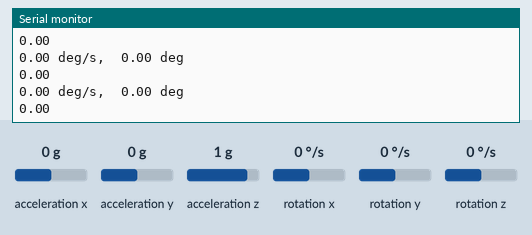
Simulated run of this sketch. Board: Arduino Uno, built with avr-gcc and run on an emulated ATmega328P. On the bench: the last lines printed to the serial monitor. Wiring (inferred from the names in the program): MPU-6050 motion sensor at I2C address 0x68. The inputs (shaded band) are chosen by the test bench; at power-on: rotation x 0 °/s, acceleration x 0 g, acceleration y 0 g, acceleration z 1 g, rotation y 0 °/s, rotation z 0 °/s.

Above: at 1.2 s.
1.3 s: rotation x set to -192 °/s
At 2.2 s:
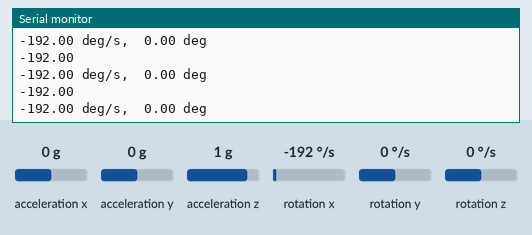
2.8 s: rotation x set to -100 °/s
At 3.7 s:
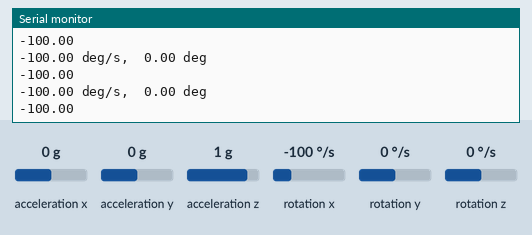
4.3 s: rotation x set to 0 °/s
At 5.0 s:
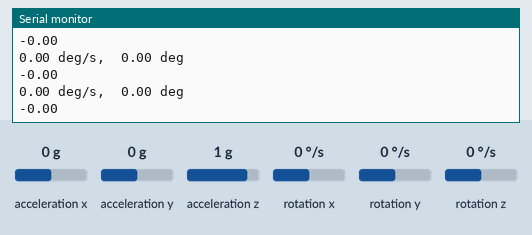
Timing chart, 0 to 7.3 s (numbered marks = the images above; inputs shaded):
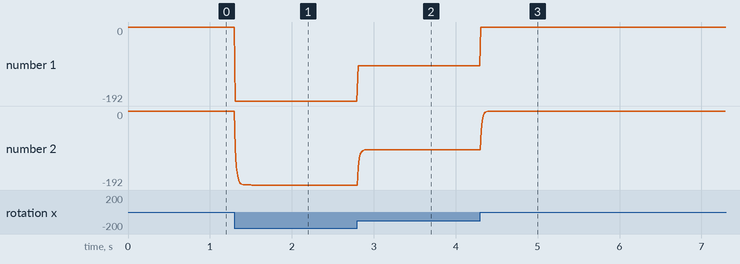

Measured:
- after the input at 1.3 s, the serial monitor: prints a new line at once (image 1)
- after the input at 2.8 s, the serial monitor: prints a new line at once (image 2)
- after the input at 4.3 s, the serial monitor: prints a new line at once (image 3)
- plotted number 1: 0 → -192 after the input at 1.3 s, -192 → -100 after the input at 2.8 s
- plotted number 2: 0 → -192 after the input at 1.3 s, -192 → -100 after the input at 2.8 s

The sketch:

sekibun.ino
```cpp
#include <Wire.h>
#define MS 10

void setup() {
  // omajinai begin
  Serial.begin(115200); //シリアル通信のデータ転送レートを設定しポート開放
  Serial.println("--- Started ---");

  Wire.begin();         //I2C通信開始
  // センサ開始動作
  Wire.beginTransmission(0x68); //アドレス0x68指定でMPU-6050を選択、送信処理開始
  Wire.write(0x6B);             //MPU6050_PWR_MGMT_1レジスタのアドレス指定
  Wire.write(0x00);             //0を書き込むことでセンサ動作開始
  Wire.endTransmission();       //スレーブデバイスに対する送信を完了
  // omajinai end
}

float degree = 0;

int i = 0;

// gx_bias = 0.0271;
//
float gx_bias = 0;

void loop() {

  // omajinai begin
  // スタートアドレスの設定とデータの要求処理
  Wire.beginTransmission(0x68);     //アドレス0x68指定でMPU-6050を選択、送信処理開始
  Wire.write(0x3B);                 //ACCEL_XOUT_Hレジスタのアドレス指定
  Wire.endTransmission(false);      //false設定で接続維持
  Wire.requestFrom(0x68, 14, true); //MPU-6050に対して14byte分データを要求、I2Cバス開放

  int16_t ax, ay, az, gx, gy, gz, Temp; //符号付き整数を格納する16ビットの変数型の設定

  //シフト演算と論理和で16bitのデータを変数に格納
  //ax～gzまで、16bit(2byte) × 7 = 14byte
  ax = Wire.read() << 8 | Wire.read();    //x軸の加速度の読み取り 16bit
  ay = Wire.read() << 8 | Wire.read();    //y軸の加速度の読み取り 16bit
  az = Wire.read() << 8 | Wire.read();    //z軸の加速度の読み取り 16bit
  Temp  = Wire.read() << 8 | Wire.read(); //温度の読み取り 16bit
  gx = Wire.read() << 8 | Wire.read();    //x軸の角速度の読み取り 16bit
  gy = Wire.read() << 8 | Wire.read();    //y軸の角速度の読み取り 16bit
  gz = Wire.read() << 8 | Wire.read();    //z軸の角速度の読み取り 16bit
  // omajinai end


  float gx_deg_s = gx / 131.0;


  if(i < 500) {
    gx_bias += gx_deg_s;
    gx_bias = gx_bias / 2;
  }


  if(abs(gx_deg_s) >= 1.5 && (i >= 1000)) {
    degree += (gx_deg_s * (float)(MS / 1000.0) - gx_bias * (float)(MS / 1000.0)) ;
  }

  //データの表示 1LSBの値はデータシートに記載
  //AFS_SEL設定 = 0, ±2g, 16384LSB/g
  //FS_SEL設定  = 0, ±250deg/s, 131LSB/deg/s
  // Serial.print(ax/16384.0); Serial.print(" g,  ");     //1LSBを加速度(G)に換算してシリアルモニタに表示
  // Serial.print(ay/16384.0); Serial.print(" g,  ");     //1LSBを加速度(G)に換算してシリアルモニタに表示
  //Serial.print(az/16384.0); Serial.print(" g,  ");     //1LSBを加速度(G)に換算してシリアルモニタに表示
  Serial.print(gx_deg_s); Serial.print(" deg/s,  ");   //1LSBを角速度(deg/s)に換算してシリアルモニタに表示
  //Serial.print(gy/131.0); Serial.print(" deg/s,  ");   //1LSBを角速度(deg/s)に換算してシリアルモニタに表示
  //Serial.print(gz/131.0); Serial.println(" deg/s,  "); //1LSBを角速度(deg/s)に換算してシリアルモニタに表示
  Serial.print(degree); Serial.println(" deg"); //1LSBを角速度(deg/s)に換算してシリアルモニタに表示
  Serial.print(gx_bias); Serial.println(""); //1LSBを角速度(deg/s)に換算してシリアルモニタに表示
  //Serial.print(Temp/340.00+36.53); Serial.println(" deg.");    //温度換算シリアルモニタに表示

  delay(MS);
  i++;
}
```
